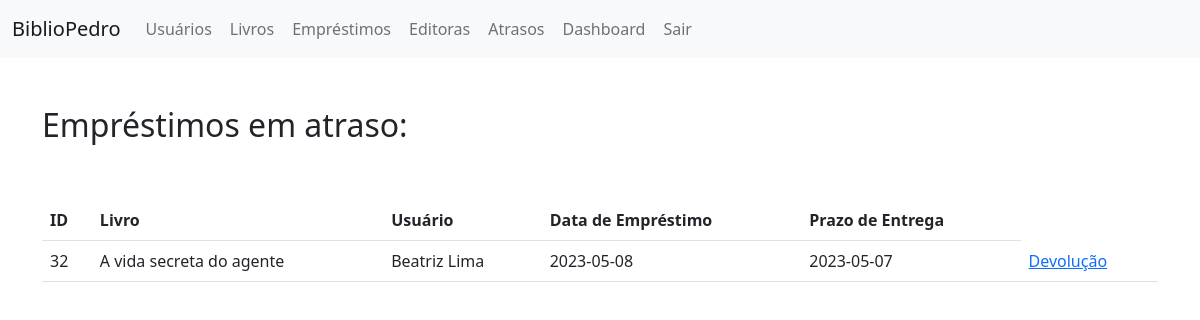
Before: /ProjetoWDA/atrasos.php (signed in) with the older database file.
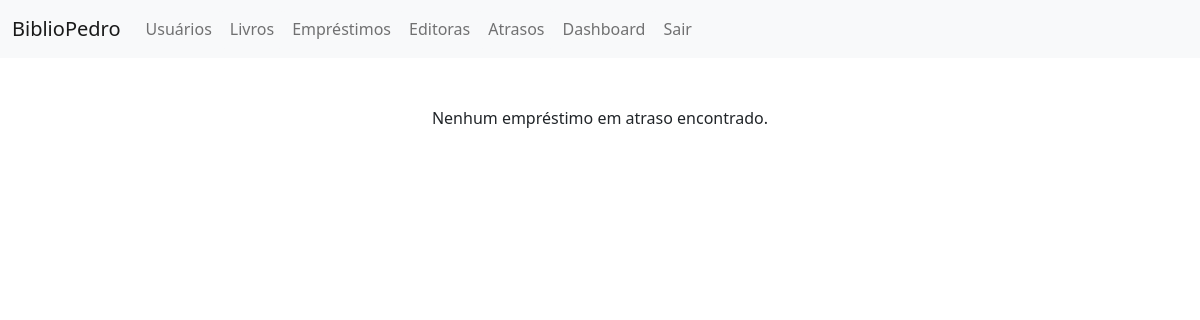
After: the same page with the newer database file.
### tables this page shows
CREATE TABLE `emprestimos` (
  `id` int(11) NOT NULL,
  `livro_id` int(11) DEFAULT NULL,
  `livro_nome` text NOT NULL,
  `usuario_id` int(11) NOT NULL,
  `usuario_nome` text NOT NULL,
  `cpf_usuario` text NOT NULL,
  `data_emprestimo` date NOT NULL,
  `prazo_entrega` date NOT NULL,
  `data_devolucao` date NOT NULL
);

### ProjetoWDA/atrasos.php (the view, shortened to what this page needs)
<!DOCTYPE html>
<html>
<head>
    <link rel="stylesheet" href="css/bootstrap.min.css">
</head>
<body>
<nav class="navbar navbar-expand-lg bg-light">
        <div class="container-fluid">
          <a class="navbar-brand" href="index.html">BiblioPedro</a>
          <div class="collapse navbar-collapse" id="navbarNavAltMarkup">
            <div class="navbar-nav">
              <a class="nav-link btn btn-light" href="usuarios.php">Usuários</a>
			  <a class="nav-link btn btn-light" href="livros.php">Livros</a>
			  <a class="nav-link btn btn-light" href="emprestimos.php">Empréstimos</a>
			  <a class="nav-link btn btn-light" href="editoras.php">Editoras</a>
			  <a class="nav-link btn btn-light" href="atrasos.php">Atrasos</a>
			  <a class="nav-link btn btn-light" href="dashboard.php" class="dashboard-button">Dashboard</a>
			  <a class="nav-link btn btn-light" href="logout.php">Sair</a>
            </div>
          </div>
        </div>
</nav>
	  <br><br>
<?php
include_once('conexao.php');
$query_emprestimos = "SELECT * FROM emprestimos WHERE prazo_entrega < CURDATE()";
$resultado_emprestimos = mysqli_query($conn, $query_emprestimos);
if(mysqli_num_rows($resultado_emprestimos) > 0) {
    echo "<div class='container'><h2>Empréstimos em atraso:</h2><br><br>";
    echo "<table class='table'>";
    echo "<tr><th>ID</th><th>Livro</th><th>Usuário</th><th>Data de Empréstimo</th><th>Prazo de Entrega</th></tr>";
    while($row = mysqli_fetch_assoc($resultado_emprestimos)) {
        echo "<tr>";
        echo "<td>".$row['id']."</td>";
        echo "<td>".$row['livro_nome']."</td>";
        echo "<td>".$row['usuario_nome']."</td>";
        echo "<td>".$row['data_emprestimo']."</td>";
        echo "<td>".$row['prazo_entrega']."</td>";
        echo "<td><a href='devolver.php?id=".$row["id"]."'>Devolução</a></td>";
        echo "</tr>";
    }
    echo "</table></div>";
} else {
    echo "<div class='container'><center><p>Nenhum empréstimo em atraso encontrado.</p></center></div>";
}
?>

Changed rows visible on the page:
removed emprestimos: id "32", livro_nome "A vida secreta do agente", usuario_nome "Beatriz Lima", data_emprestimo "2023-05-08", prazo_entrega "2023-05-07"
Other visible differences:
text no longer shown: "Empréstimos em atraso: ID Livro Usuário Data de Empréstimo Prazo de Entrega"
text now shown: "Nenhum empréstimo em atraso encontrado."
